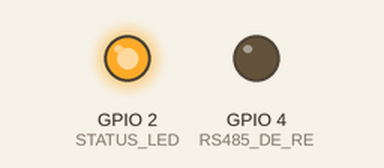
This sketch was run on a simulated ESP32. Parts: output pins drawn as LEDs (lit = HIGH). WiFi joins after 1.5 s; servers stay silent unless stated; uploads are accepted with an empty reply; random numbers use the default seed unless the sketch sets one; what the sketch prints to the serial monitor is not drawn.

Above: at 1.88 s.
At 16.8 s:
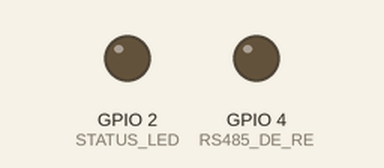
Timing chart, 0 to 40.6 s (numbered marks = the images above):
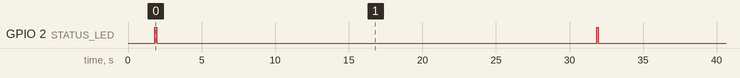

Measured:
- by itself, GPIO 2 (STATUS_LED): alternates HIGH for 0.12 s and LOW for 29.9 s

The sketch:

AgroWise_ESP32.ino
```cpp
/*
 * ============================================================
 *  AgroWise — ESP32 Firmware
 *  IoT-Based Smart Soil Health Analysis, Barren Land Detection
 *  and Automated Recovery Recommendation System
 * ============================================================
 *
 *  Pipeline (matches the updated project pseudocode):
 *    Initialize ESP32 -> Initialize WiFi -> Initialize Bluetooth
 *    -> Initialize NPK / Moisture / pH / Temperature sensors -> LOOP:
 *    Read all six sensors -> Create data packet -> Send via WiFi
 *    (HTTP POST to the AgroWise backend) or Bluetooth -> Wait 30 s.
 *
 *  Validation, noise filtering, scoring, classification and the
 *  recommendation engine all run on the backend (server.py), so
 *  the firmware stays small and battery-friendly.
 *
 *  Libraries (Arduino IDE -> Library Manager):
 *    - OneWire               by Paul Stoffregen
 *    - DallasTemperature     by Miles Burton
 *  (WiFi, HTTPClient and BluetoothSerial ship with the ESP32 core.)
 *
 *  Wiring (default pins, change below if needed):
 *    NPK sensor (RS485)  : MAX485  RO->GPIO16(RX2)  DI->GPIO17(TX2)
 *                          DE+RE tied together -> GPIO4
 *    Moisture (analog)   : signal -> GPIO35 (ADC1, capacitive probe)
 *    pH sensor (analog)  : signal -> GPIO34 (ADC1)
 *    DS18B20 temperature : data   -> GPIO5 (with 4.7k pull-up to 3.3V)
 *    Status LED          : GPIO2 (onboard LED)
 */

#include <WiFi.h>
#include <HTTPClient.h>
#include <OneWire.h>
#include <DallasTemperature.h>

// ------------------------------------------------------------------
// CONFIGURATION — edit this block only
// ------------------------------------------------------------------
#define SIMULATE_SENSORS  true       // true = demo without hardware
#define USE_BLUETOOTH     false      // also stream JSON over Bluetooth

const char* WIFI_SSID   = "YOUR_WIFI_NAME";
const char* WIFI_PASS   = "YOUR_WIFI_PASSWORD";

// PC/laptop running server.py — find its IP with `ipconfig` (Windows)
// or `ifconfig` (Linux/Mac). Keep the port and path as-is.
const char* SERVER_URL  = "http://192.168.1.10:5000/api/readings";

// server.py prints this on startup (or set AGROWISE_API_KEY on the
// backend) — every /api/* request is rejected with 401 without it.
const char* API_KEY     = "PASTE_THE_BACKEND_API_KEY_HERE";

// Only matters if you run more than one physical ESP32 against the same
// backend (e.g. separate fields) — give each unit a distinct ID so their
// readings don't get blended together. Leave as-is for a single-device
// setup; the backend defaults to the packet's "source" if omitted anyway.
const char* DEVICE_ID    = "ESP32-01";

const unsigned long READ_INTERVAL_MS = 30000UL;   // 30 s cycle

// Pins
#define RS485_RX_PIN   16
#define RS485_TX_PIN   17
#define RS485_DE_RE    4
#define PH_ADC_PIN     34
#define MOIST_ADC_PIN  35            // capacitive soil moisture sensor
#define DS18B20_PIN    5
#define STATUS_LED     2

// pH probe two-point calibration (measure with pH 4.0 & 7.0 buffers)
const float PH_NEUTRAL_VOLTAGE = 2.50;   // volts at pH 7.0  -> CALIBRATE
const float PH_VOLTS_PER_PH    = 0.18;   // slope            -> CALIBRATE

// Capacitive soil moisture calibration (measure ADC in air and in water)
const int MOIST_AIR_ADC   = 3200;        // dry / in air     -> CALIBRATE
const int MOIST_WATER_ADC = 1350;        // in a glass of water -> CALIBRATE

#if USE_BLUETOOTH
#include "BluetoothSerial.h"
BluetoothSerial SerialBT;
#endif

OneWire oneWire(DS18B20_PIN);
DallasTemperature tempSensor(&oneWire);

// JXCT-style NPK sensor Modbus inquiry frames (addr 0x01).
// Verify register addresses against YOUR sensor's datasheet.
const uint8_t FRAME_N[8] = {0x01, 0x03, 0x00, 0x1E, 0x00, 0x01, 0xE4, 0x0C};
const uint8_t FRAME_P[8] = {0x01, 0x03, 0x00, 0x1F, 0x00, 0x01, 0xB5, 0xCC};
const uint8_t FRAME_K[8] = {0x01, 0x03, 0x00, 0x20, 0x00, 0x01, 0x85, 0xC0};

unsigned long lastCycle = 0;

// ------------------------------------------------------------------
// Sensor reading
// ------------------------------------------------------------------
int readModbusRegister(const uint8_t* frame) {
  // Flush stale bytes
  while (Serial2.available()) Serial2.read();

  digitalWrite(RS485_DE_RE, HIGH);            // transmit mode
  Serial2.write(frame, 8);
  Serial2.flush();
  digitalWrite(RS485_DE_RE, LOW);             // receive mode

  uint8_t response[7];
  unsigned long start = millis();
  int index = 0;
  while (millis() - start < 400 && index < 7) {
    if (Serial2.available()) response[index++] = Serial2.read();
  }
  if (index < 7) return -1;                    // timeout
  return (response[3] << 8) | response[4];     // value = data hi/lo bytes
}

float readNitrogen()   { int v = readModbusRegister(FRAME_N); return v < 0 ? NAN : v; }
float readPhosphorus() { int v = readModbusRegister(FRAME_P); return v < 0 ? NAN : v; }
float readPotassium()  { int v = readModbusRegister(FRAME_K); return v < 0 ? NAN : v; }

float readPH() {
  // average 10 samples for a stable value
  long sum = 0;
  for (int i = 0; i < 10; i++) { sum += analogRead(PH_ADC_PIN); delay(8); }
  float voltage = (sum / 10.0f) * 3.3f / 4095.0f;
  return 7.0f + (PH_NEUTRAL_VOLTAGE - voltage) / PH_VOLTS_PER_PH;
}

float readMoisture() {
  // capacitive probes read LOW in wet soil, HIGH in dry — invert & map to %
  long sum = 0;
  for (int i = 0; i < 10; i++) { sum += analogRead(MOIST_ADC_PIN); delay(8); }
  int adc = sum / 10;
  float pct = 100.0f * (float)(MOIST_AIR_ADC - adc) / (float)(MOIST_AIR_ADC - MOIST_WATER_ADC);
  if (pct < 0) pct = 0;
  if (pct > 100) pct = 100;
  return pct;
}

float readTemperature() {
  tempSensor.requestTemperatures();
  float celsius = tempSensor.getTempCByIndex(0);
  return (celsius <= -100) ? NAN : celsius;    // -127 = sensor missing
}

// Gentle random-walk simulation of a moderate field (demo mode)
float simN = 55, simP = 13, simK = 92, simM = 22, simPH = 5.7, simT = 31;
float walk(float v, float step, float lo, float hi) {
  v += (random(-100, 101) / 100.0f) * step;
  return constrain(v, lo, hi);
}
void simulateSensors(float &n, float &p, float &k, float &m, float &ph, float &t) {
  simN  = walk(simN, 6,    8, 300);   simP = walk(simP, 1.8f, 2, 120);
  simK  = walk(simK, 8,   15, 450);   simM = walk(simM, 2.5f, 3, 80);
  simPH = walk(simPH, 0.12f, 4.2f, 9.2f);
  simT  = walk(simT, 0.9f, 12, 44);
  n = simN; p = simP; k = simK; m = simM; ph = simPH; t = simT;
}

// ------------------------------------------------------------------
// Networking
// ------------------------------------------------------------------
void connectWiFi() {
  Serial.printf("[WiFi] connecting to %s", WIFI_SSID);
  WiFi.mode(WIFI_STA);
  WiFi.begin(WIFI_SSID, WIFI_PASS);
  unsigned long start = millis();
  while (WiFi.status() != WL_CONNECTED && millis() - start < 20000) {
    delay(400);
    Serial.print(".");
  }
  if (WiFi.status() == WL_CONNECTED) {
    Serial.printf("\n[WiFi] connected, IP: %s\n", WiFi.localIP().toString().c_str());
  } else {
    Serial.println("\n[WiFi] FAILED — will retry next cycle");
  }
}

bool sendPacket(const String &json) {
  if (WiFi.status() != WL_CONNECTED) connectWiFi();
  if (WiFi.status() != WL_CONNECTED) return false;

  HTTPClient http;
  http.begin(SERVER_URL);
  http.addHeader("Content-Type", "application/json");
  http.addHeader("X-API-Key", API_KEY);
  http.setTimeout(5000);
  int code = http.POST(json);
  if (code > 0) {
    Serial.printf("[HTTP] POST -> %d\n", code);
  } else {
    Serial.printf("[HTTP] POST failed: %s\n", http.errorToString(code).c_str());
  }
  http.end();
  return code == 201 || code == 200;
}

// ------------------------------------------------------------------
void setup() {
  Serial.begin(115200);
  pinMode(STATUS_LED, OUTPUT);
  pinMode(RS485_DE_RE, OUTPUT);
  digitalWrite(RS485_DE_RE, LOW);

  Serial.println("\n=== AgroWise ESP32 ===");

  Serial2.begin(9600, SERIAL_8N1, RS485_RX_PIN, RS485_TX_PIN);  // NPK sensor
  tempSensor.begin();                                            // DS18B20
  analogSetPinAttenuation(PH_ADC_PIN,    ADC_11db);              // full 0-3.3 V
  analogSetPinAttenuation(MOIST_ADC_PIN, ADC_11db);              // full 0-3.3 V

#if USE_BLUETOOTH
  SerialBT.begin("AgroWise-ESP32");
  Serial.println("[BT] Bluetooth started as 'AgroWise-ESP32'");
#endif

  connectWiFi();
  randomSeed(esp_random());
  lastCycle = millis() - READ_INTERVAL_MS;   // fire the first cycle immediately
}

void loop() {
  if (millis() - lastCycle < READ_INTERVAL_MS) {
    delay(50);
    return;
  }
  lastCycle = millis();

  // -------- Read sensors --------
  float n, p, k, m, ph, t;
#if SIMULATE_SENSORS
  simulateSensors(n, p, k, m, ph, t);
#else
  n  = readNitrogen();
  p  = readPhosphorus();
  k  = readPotassium();
  m  = readMoisture();
  ph = readPH();
  t  = readTemperature();
#endif

  if (isnan(n) || isnan(p) || isnan(k) || isnan(m) || isnan(ph) || isnan(t)) {
    Serial.println("[SENSOR] invalid reading — skipping this cycle");
    return;
  }

  // -------- Create data packet --------
  String json = "{\"n\":"    + String(n, 1) +
                ",\"p\":"    + String(p, 1) +
                ",\"k\":"    + String(k, 1) +
                ",\"m\":"    + String(m, 1) +
                ",\"ph\":"   + String(ph, 2) +
                ",\"temp\":" + String(t, 1) +
                ",\"source\":\"ESP32\"" +
                ",\"device_id\":\"" + String(DEVICE_ID) + "\"}";
  Serial.println("[PACKET] " + json);

  // -------- Send via WiFi (and Bluetooth if enabled) --------
  bool sent = sendPacket(json);
#if USE_BLUETOOTH
  SerialBT.println(json);
#endif

  digitalWrite(STATUS_LED, HIGH);
  delay(sent ? 120 : 40);                    // long blink = delivered
  digitalWrite(STATUS_LED, LOW);
}
```
